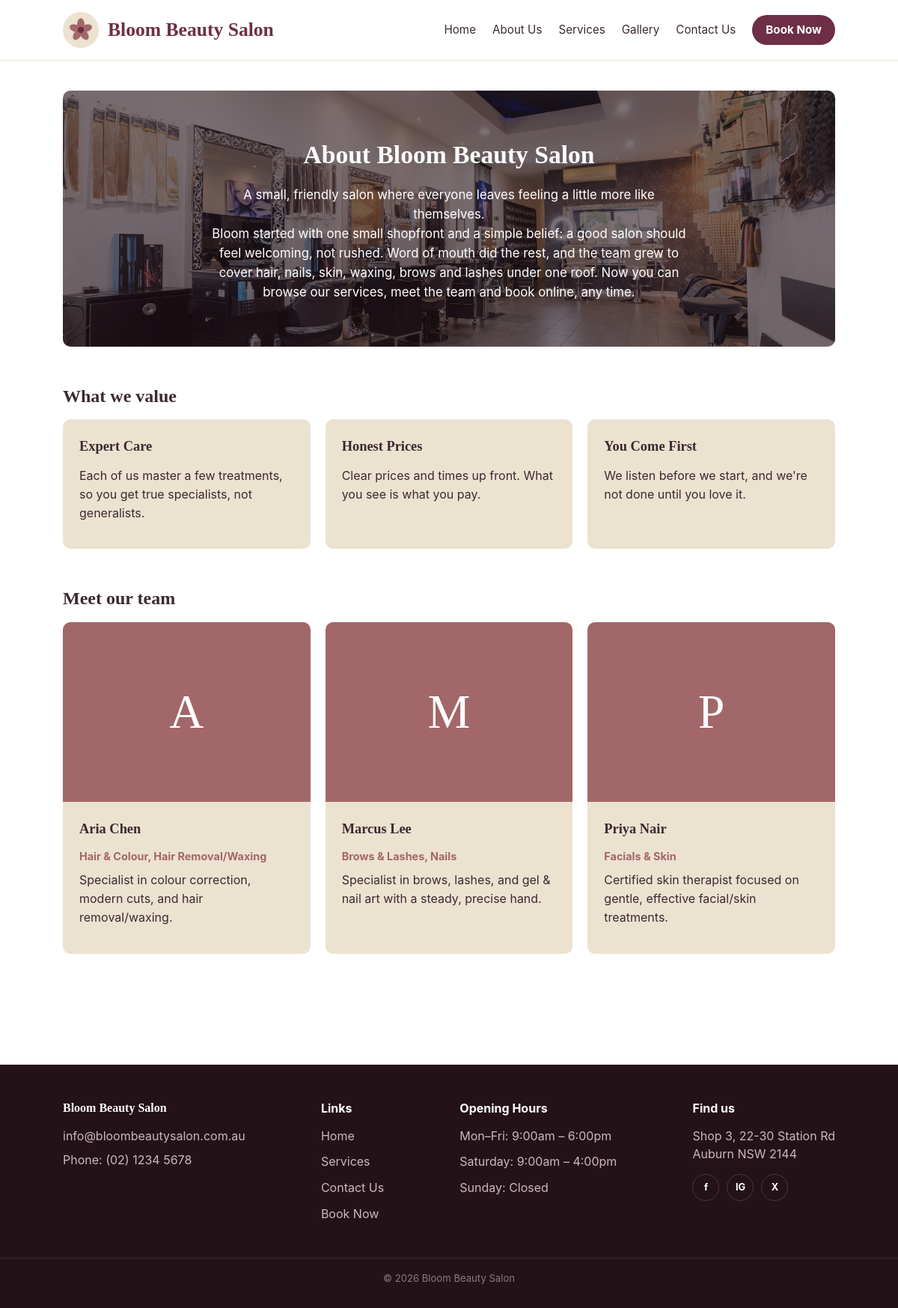
Page /about.php on the committed database.
### tables this page shows
CREATE TABLE staff (
    staff_id      VARCHAR(10) PRIMARY KEY,
    name          VARCHAR(100) NOT NULL,
    specialty     VARCHAR(100),
    bio           TEXT,
    photo_url     VARCHAR(255)
);

### about.php (the view)
<?php
include 'php/db.php';
include 'php/header.php';
$banner_file  = 'images/about/salon-interior.jpg';
$banner_style = '';
if (file_exists(__DIR__ . '/' . $banner_file)) {
    $banner_style = "background-image: linear-gradient(rgba(36,18,25,0.6), rgba(36,18,25,0.6)), url('" . $banner_file . "');";
}
?>
<section class="section page-banner" style="<?php echo htmlspecialchars($banner_style); ?>">
  <h1>About Bloom Beauty Salon</h1>
  <p>A small, friendly salon where everyone leaves feeling a little more like themselves.</p>
  <p>Bloom started with one small shopfront and a simple belief: a good salon should feel welcoming, not rushed.
    Word of mouth did the rest, and the team grew to cover hair, nails, skin, waxing, brows and lashes under one roof.
    Now you can browse our services, meet the team and book online, any time.</p>
</section>
<section class="section">
  <h2>What we value</h2>
  <div class="grid grid-3">
    <div class="card">
      <div class="card-body">
        <h3>Expert Care</h3>
        <p>Each of us master a few treatments, so you get true specialists, not generalists.</p>
      </div>
    </div>
    <div class="card">
      <div class="card-body">
        <h3>Honest Prices</h3>
        <p>Clear prices and times up front. What you see is what you pay.</p>
      </div>
    </div>
    <div class="card">
      <div class="card-body">
        <h3>You Come First</h3>
        <p>We listen before we start, and we're not done until you love it.</p>
      </div>
    </div>
  </div>
</section>
<section class="section">
  <h2>Meet our team</h2>
  <div class="grid grid-3">
    <?php
    $staff = mysqli_query($conn, "SELECT name, specialty, bio, photo_url FROM staff ORDER BY staff_id");
    while ($member = mysqli_fetch_assoc($staff)) {
        $has_photo = !empty($member['photo_url']) && file_exists(__DIR__ . '/' . $member['photo_url']);
    ?>
      <div class="card">
        <?php if ($has_photo) { ?>
          <img src="<?php echo htmlspecialchars($member['photo_url']); ?>"
               alt="<?php echo htmlspecialchars($member['name']); ?>" class="team-photo">
        <?php } else { ?>
          <div class="team-initial">
            <?php echo htmlspecialchars(strtoupper(substr($member['name'], 0, 1))); ?>
          </div>
        <?php } ?>
        <div class="card-body">
          <h3><?php echo htmlspecialchars($member['name']); ?></h3>
          <p class="team-role"><?php echo htmlspecialchars($member['specialty']); ?></p>
          <p><?php echo htmlspecialchars($member['bio']); ?></p>
        </div>
      </div>
    <?php
    }
    ?>
  </div>
</section>
<?php include 'php/footer.php'; ?>

### css/style.css (style rules this page uses)
:root { --maroon: #6D2E46; --maroon-dark: #5A2439; --rose: #A26769; --cream: #ECE2D0; --dark: #3A2A30; --mauve: #8A7A78; --white: #FFFFFF; --radius: 10px; }
* { box-sizing: border-box; }
body { margin: 0; font-family: -apple-system, "Segoe UI", Roboto, Arial, sans-serif; color: var(--dark); background: var(--white); line-height: 1.55; }
h1, h2, h3 { font-family: Georgia, "Times New Roman", serif; margin: 0 0 12px; }
h1 { font-size: 2.1rem; }
h2 { font-size: 1.5rem; }
h3 { font-size: 1.15rem; }
p { margin: 0 0 14px; }
.section { margin-bottom: 48px; }
.grid { display: grid; gap: 20px; }
.grid-3 { grid-template-columns: repeat(auto-fit, minmax(220px, 1fr)); }
.card { background: var(--cream); border-radius: var(--radius); overflow: hidden; padding: 0; }
.card .card-body { padding: 22px; }
.card h3 { color: var(--dark); }
.page-banner { background-color: var(--maroon); background-size: cover; background-position: center; color: var(--white); border-radius: var(--radius); padding: 60px 40px; min-height: 340px; display: flex; flex-direction: column; justify-content: center; align-items: center; text-align: center; }
.page-banner h1 { color: var(--white); margin-bottom: 14px; }
.page-banner p { max-width: 640px; margin: 0; font-size: 1.05rem; }
.card .team-initial { display: flex; align-items: center; justify-content: center; height: 240px; background: var(--rose); color: var(--white); font-family: Georgia, serif; font-size: 4rem; }
.team-role { color: var(--rose); font-weight: bold; font-size: 0.9rem; margin-bottom: 8px; }

### rows in the picture
staff: name "A", name "Aria Chen", specialty "Hair & Colour, Hair Removal/Waxing", bio "Specialist in colour correction, modern cuts, and hair removal/waxing."
staff: name "M", name "Marcus Lee", specialty "Brows & Lashes, Nails", bio "Specialist in brows, lashes, and gel & nail art with a steady, precise hand."
staff: name "P", name "Priya Nair", specialty "Facials & Skin", bio "Certified skin therapist focused on gentle, effective facial/skin treatments."
